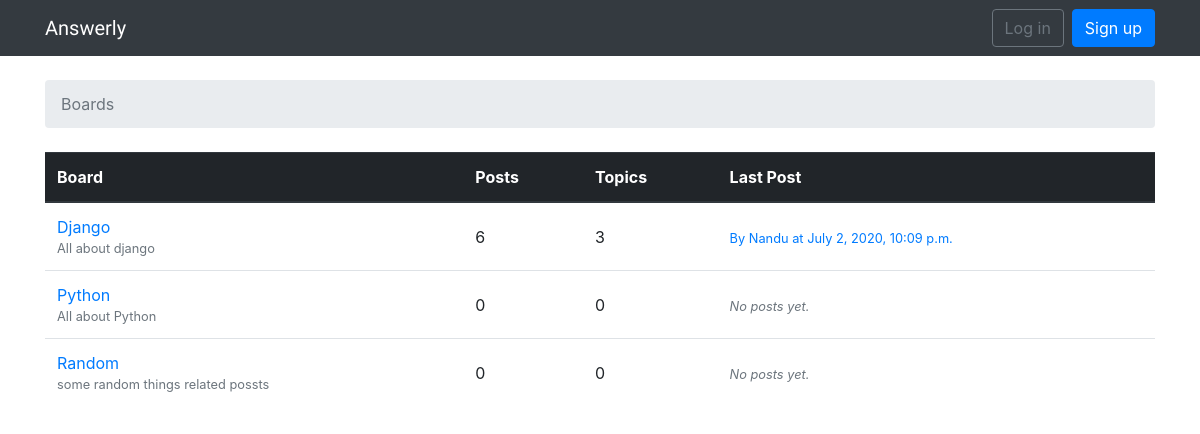
The page / on the database its author committed.
### boards/models.py (models this page shows, shortened)
class Board(models.Model):
    name = models.CharField(max_length=30, unique=True)
    description = models.CharField(max_length=100)
    def get_posts_count(self):
        return Post.objects.filter(topic__board=self).count()
    def get_last_post(self):
        return Post.objects.filter(topic__board=self).order_by('-created_at').first()

class Post(models.Model):
    message = models.TextField(max_length=4000)
    topic = models.ForeignKey(Topic, related_name='posts',on_delete= models.CASCADE)
    created_at = models.DateTimeField(auto_now_add=True)
    updated_at = models.DateTimeField(null=True)
    created_by = models.ForeignKey(User, related_name='posts', on_delete=models.CASCADE)
    updated_by = models.ForeignKey(User, null=True, related_name='+', on_delete=models.CASCADE)

### boards/views.py (the view)
# urls.py: path('', views.BoardListView.as_view(), name='home'),
class BoardListView(ListView):
    model = Board
    context_object_name = 'boards'
    template_name = 'home.html'

### templates/home.html
{% extends 'base.html' %}
{% block breadcrumb %}
  <li class="breadcrumb-item active">Boards</li>
{% endblock %}
{% block content %}
  <table class="table">
    <thead class="thead-dark">
      <tr>
        <th>Board</th>
        <th>Posts</th>
        <th>Topics</th>
        <th>Last Post</th>
      </tr>
    </thead>
    <tbody>
      {% for board in boards %}
        <tr>
          <td>
            <a href="{% url 'board_topics' board.pk %}">{{ board.name }}</a>
            <small class="text-muted d-block">{{ board.description }}</small>
          </td>
          <td class="align-middle">{{ board.get_posts_count }}</td>
          <td class="align-middle">{{ board.topics.count }}</td>
          <td class="align-middle">
            {% with post=board.get_last_post %}
              {% if post %}
                <small>
                  <a href="{% url 'topic_posts' board.pk post.topic.pk %}">
                    By {{ post.created_by.username }} at {{ post.created_at }}
                  </a>
                </small>
              {% else %}
                <small class="text-muted">
                  <em>No posts yet.</em>
                </small>
              {% endif %}
            {% endwith %}
          </td>
        </tr>
      {% endfor %}
    </tbody>
  </table>
{% endblock %}

### rows shown on the page
Board: name "Django", description "All about django", get_posts_count "6", topics.count "3", get_last_post.created_by.username "Nandu", get_last_post.created_at "July 2, 2020, 10:09 p.m."
Board: name "Python", description "All about Python", get_posts_count "0", topics.count "0", shows "No posts yet."
Board: name "Random", description "some random things related possts", get_posts_count "0", topics.count "0", shows "No posts yet."
